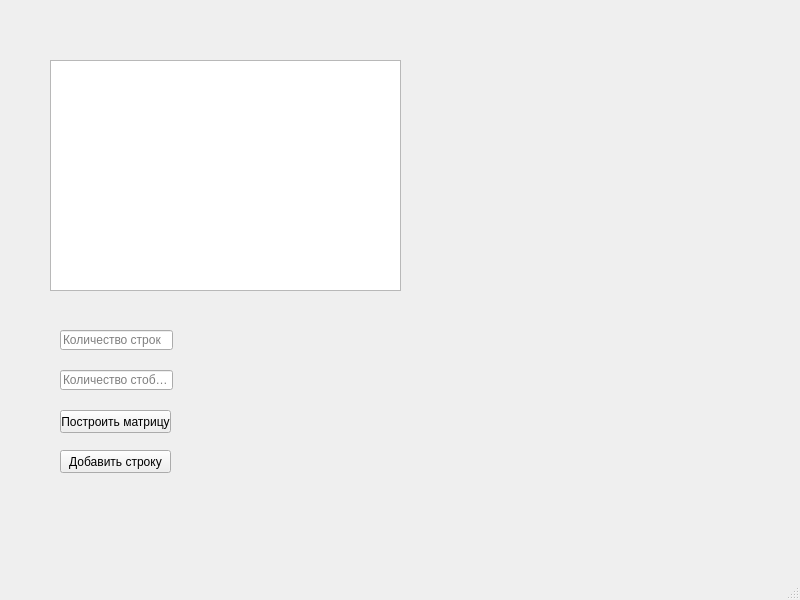
<?xml version="1.0" encoding="UTF-8"?>
<ui version="4.0">
 <class>MainWindow</class>
 <widget class="QMainWindow" name="MainWindow">
  <property name="geometry">
   <rect>
    <x>0</x>
    <y>0</y>
    <width>800</width>
    <height>600</height>
   </rect>
  </property>
  <property name="windowTitle">
   <string>MainWindow</string>
  </property>
  <widget class="QWidget" name="centralwidget">
   <widget class="QTableWidget" name="tableWidget">
    <property name="geometry">
     <rect>
      <x>50</x>
      <y>60</y>
      <width>351</width>
      <height>231</height>
     </rect>
    </property>
   </widget>
   <widget class="QLineEdit" name="lineEdit">
    <property name="geometry">
     <rect>
      <x>60</x>
      <y>330</y>
      <width>113</width>
      <height>20</height>
     </rect>
    </property>
    <property name="placeholderText">
     <string>Количество строк</string>
    </property>
   </widget>
   <widget class="QLineEdit" name="lineEdit_2">
    <property name="geometry">
     <rect>
      <x>60</x>
      <y>370</y>
      <width>113</width>
      <height>20</height>
     </rect>
    </property>
    <property name="placeholderText">
     <string>Количество стобцов</string>
    </property>
   </widget>
   <widget class="QPushButton" name="pushButton">
    <property name="geometry">
     <rect>
      <x>60</x>
      <y>410</y>
      <width>111</width>
      <height>23</height>
     </rect>
    </property>
    <property name="text">
     <string>Построить матрицу</string>
    </property>
   </widget>
   <widget class="QPushButton" name="pushButton_2">
    <property name="geometry">
     <rect>
      <x>60</x>
      <y>450</y>
      <width>111</width>
      <height>23</height>
     </rect>
    </property>
    <property name="text">
     <string>Добавить строку</string>
    </property>
   </widget>
  </widget>
  <widget class="QMenuBar" name="menubar">
   <property name="geometry">
    <rect>
     <x>0</x>
     <y>0</y>
     <width>800</width>
     <height>21</height>
    </rect>
   </property>
  </widget>
  <widget class="QStatusBar" name="statusbar"/>
 </widget>
 <resources/>
 <connections/>
</ui>
